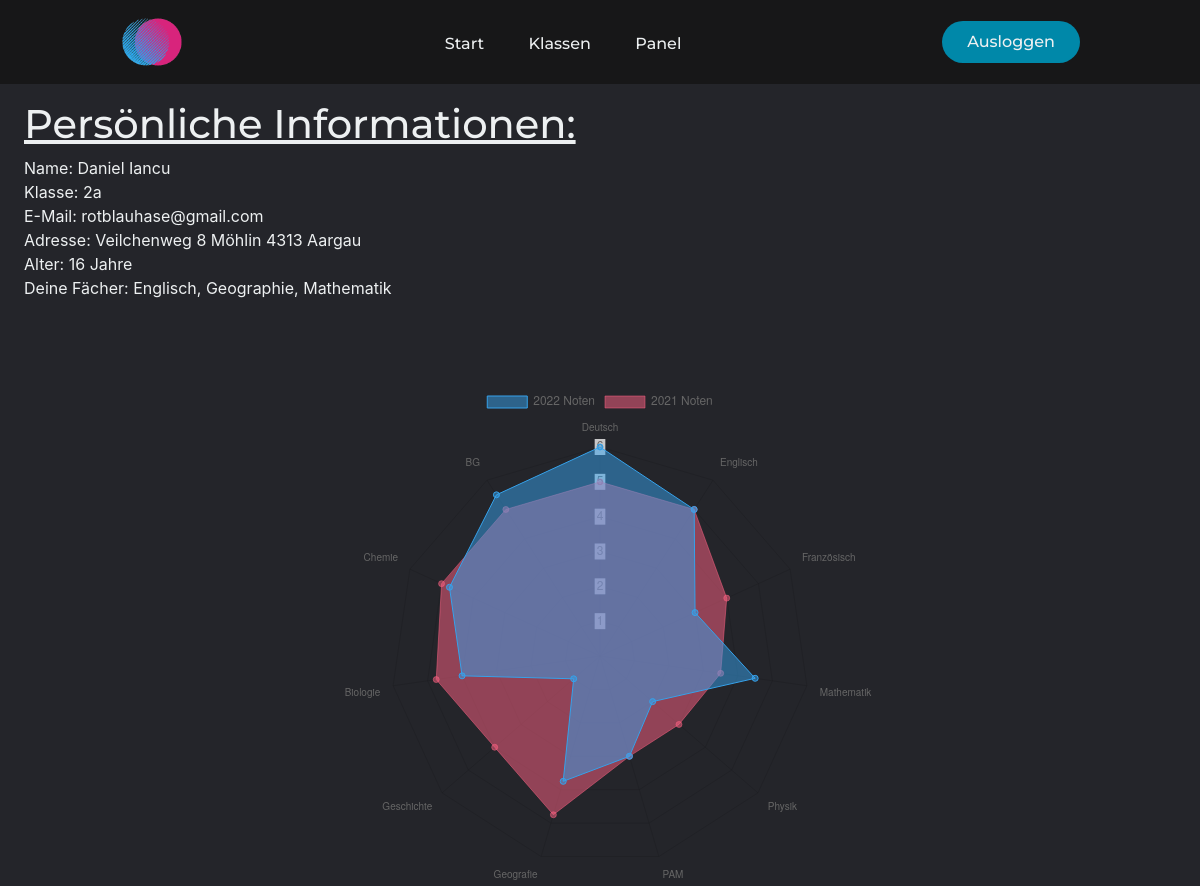
The page / (signed in) on the database as committed earlier.
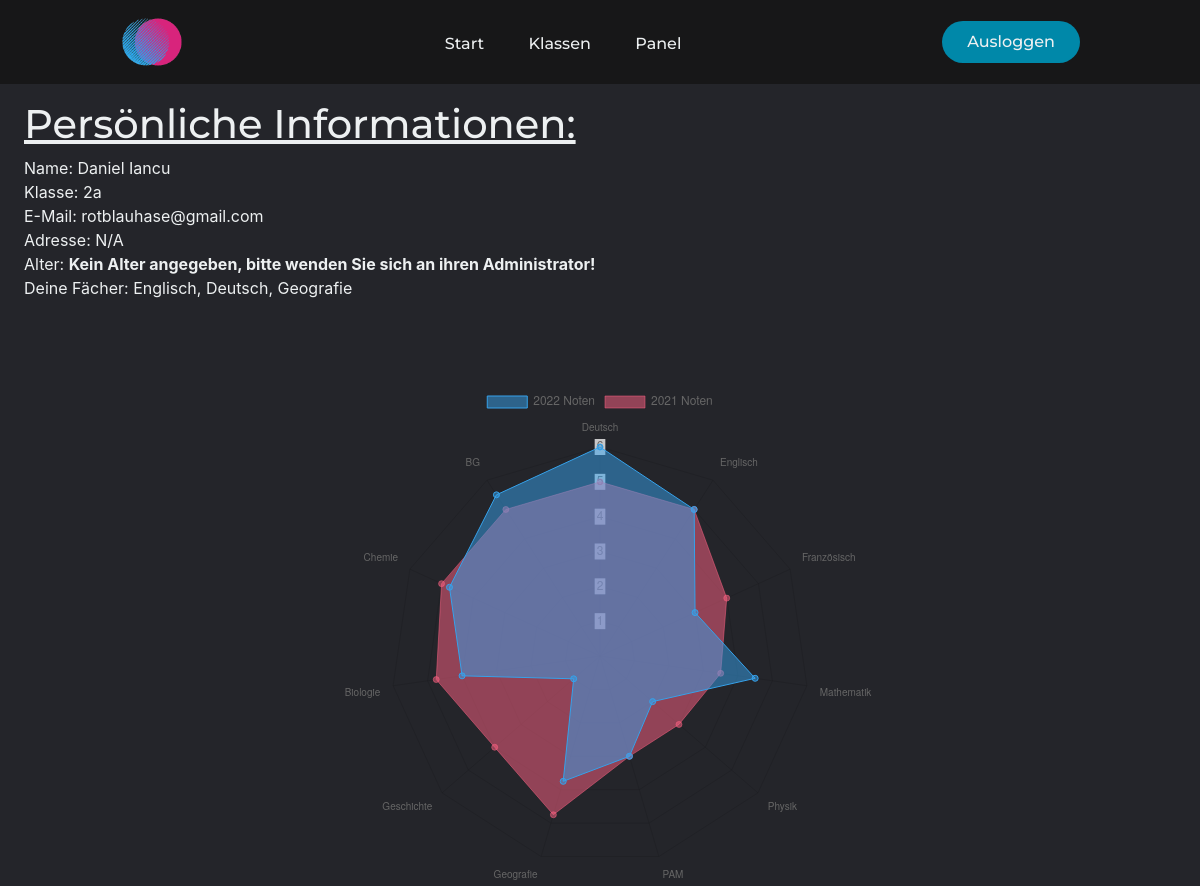
The same page on the database as committed later.
### mainApp/models.py (models this page shows, shortened)
class Person(AbstractUser):
    klasse = models.ForeignKey(SchoolClass, on_delete=models.CASCADE)
    birth = models.DateField(default=datetime.date.today)
    street = models.CharField(max_length=25, blank=True, null=True)
    street_number = models.IntegerField(validators=[MinValueValidator(0), MaxValueValidator(999)], blank=True, null=True)
    city = models.CharField(max_length=20, blank=True, null=True)
    province = models.CharField(max_length=20, blank=True, null=True)
    code = models.IntegerField(validators=[MinValueValidator(0, MaxValueValidator(9999))], blank=True, null=True)
    def __init__(self, *args, **kwargs):
        super(Person, self).__init__(*args, **kwargs)
        if self.username and self.is_student() and not self.email and not self.first_name and not self.last_name:
            name = self.username.split('.')
            self.first_name = name[0].capitalize()
            self.last_name = name[len(name)-1].capitalize()
            self.email = f'{self.username}@stud.edubs.ch'
        elif self.username and self.is_teacher() and not self.email and not self.first_name and not self.last_name:
            name = self.username.split('.')
            self.first_name = name[0].capitalize()
            self.last_name = name[len(name)-1].capitalize()
            self.email = f'{self.username}@edubs.ch'
    def return_address(self):
        if self.street and self.street_number and self.city and self.province and self.code:
            return self.street + ' ' + str(self.street_number) + ' ' + self.city + ' ' + str(self.code) + ' ' + self.province
        else:
            return 'N/A'
    def get_age(self):
        return int((datetime.date.today() - self.birth).days / 365.25)
    def is_student(self):
        return self.groups.filter(name='Student').exists()
    def is_teacher(self):
        return self.groups.filter(name='Teacher').exists()

class SchoolClass(models.Model):
    name = models.CharField(max_length=5)
    def __str__(self):
        return f'{self.name}'
    class Meta:
        verbose_name = 'School Class'
        verbose_name_plural = "School Classes"

class Subject(models.Model):
    teacher = models.ForeignKey(Person, on_delete=models.CASCADE)
    name = models.CharField(max_length=20)

### mainApp/views.py (the view)
# urls.py: path('', views.main_page, name='home'),
def main_page(request):
    if request.user.is_authenticated:  # if user is logged in
        if request.method == "POST":
            if request.POST['logout'] == 'logout':  # check if post is for logout
                logout(request)  # logout the user
                return redirect('loginForm:login')
        else:
            recent_grades = Grade.get_recent_grades(student_id=request.user.id)
            return render(request, 'index.html', {'recent_grades': recent_grades})
    else:  # else redirect to login page
        return redirect('loginForm:login')

### mainApp/models.py (called while the page is built, shortened)
    @staticmethod
    def get_recent_grades(student_id):
        grades_list_complete = []
        grades_object_list = Grade.objects.filter(student_id=student_id).order_by('test__date')[:5]
        return grades_list_complete

### mainApp/templatetags/main_extra.py (called while the page is built)
@register.filter
def get_subjects_of_teacher(teacher):
    subjects = Subject.objects.filter(teacher=teacher)
    subject_list = []
    for subject in subjects:
        subject_list.append(subject.name)
    if len(subject_list) == 0:
        return None
    return ', '.join(subject_list)

### mainApp/templates/index.html (shortened to what this page needs)
{% extends 'layout.html' %}
{% load main_extra %}
{% block body %}
    <main>
        <div class="personal-info">
            <h1>
                <u>Persönliche Informationen:</u>
            </h1>
            <p>
                {% if user.first_name|length > 0 and user.last_name|length > 0 %}
                    Name: {{ user.first_name }} {{ user.last_name }}
                    {% else %}
                    Name: <strong>Kein Name angegeben, bitte wenden Sie sich an ihren Administrator!</strong>
                {% endif %}
                <br>
                {% if user.klasse %}
                    Klasse: {{ user.klasse }}
                    <br>
                {% endif %}
                {% if user.email|length > 0 %}
                    E-Mail: {{ user.email }}
                    {% else %}
                    E-Mail: <strong>Keine E-Mail angegeben, bitte wenden Sie sich an ihren Administrator!</strong>
                {% endif %}
                <br>
                Adresse: {{ user.return_address }}
                <br>
                {% if user.get_age > 10 %}
                    Alter: {{ user.get_age }} Jahre
                {% else %}
                    Alter: <strong>Kein Alter angegeben, bitte wenden Sie sich an ihren Administrator!</strong>
                {% endif %}
                {% if user.is_teacher %}
                    {% if user|get_subjects_of_teacher != None %}
                        <br>
                        Deine Fächer: {{ user|get_subjects_of_teacher }}
                    {% endif %}
                {% endif %}
            </p>
        </div>
            <div class="chartBox">
      <canvas id="myChart"></canvas>
    </div>
    <script>
      const ctx = document.getElementById('myChart');
      new Chart(ctx, {
        type: 'radar',
        data: {
          labels: ['Deutsch', 'Englisch', 'Französisch', 'Mathematik', 'Physik', 'PAM', 'Geografie', 'Geschichte', 'Biologie', 'Chemie', 'BG'],
          datasets: [{
            label: '2022 Noten',
            data: [6, 5, 3, 4.5, 2, 3, 3.75, 1, 4, 4.75, 5.5],
            borderWidth: 1
          },{
          label: '2021 Noten',
          data: [5, 5, 4, 3.5, 3, 3, 4.75, 4, 4.75, 5, 5],
          borderWidth: 0.5
          }]
        },
        options: {
          maintainAspectRatio: false,
          scales: {
            r: {
              beginAtZero: true
            }
          }
        }
      });
    </script>
    </main>
{% endblock %}

### templates/layout.html (shortened to what this page needs)
<!DOCTYPE html>
<html lang="en">
    <head>
        {% load static %}
        <link rel="stylesheet" href="https://cdn.jsdelivr.net/npm/bootstrap-icons@1.9.1/font/bootstrap-icons.css">
        <link rel="stylesheet" href="{% static 'css/bootstrap.min.css' %}">
        <link rel="stylesheet" href="{% static 'css/bootstrap.css' %}">
        <link rel="stylesheet" href="{% static 'css/styles.css' %}">
    </head>
    <body onload="button_radius(); button_states(); change_color(); auto_hide_alert()">
        <header>
            <a href="/"><img class="logo" src="/static/images/logo.png" alt="logo"></a>
            <nav>
                <ul class="nav__links">
                    <li><a href='/'>Start</a></li>
                    {% if user.is_teacher %}
                        <li><a href='/klassen'>Klassen</a></li>
                        <li><a href='/panel'>Panel</a></li>
                    {% else %}
                        <li><a href='/noten'>Noten</a></li>
                        <li><a href='/absenzen'>Absenzen</a></li>
                    {% endif %}
                </ul>
            </nav>
            <a class="cta">
                <form method="POST" action="/.">
                    <button type="submit" name="logout" value="logout" class="nav-button">Ausloggen</button>
                </form>
            </a>
        </header>
        {% block body %}
        {% endblock %}
    </body>
</html>

### static/css/styles.css (style rules this page uses)
* { --main-bg-color: #24252A; --nav-bg-color: #171718; --button-roundness: 20px; box-sizing: border-box; margin: 0; padding: 0; }
li, a, button { font-family: "Montserrat", sans-serif; font-weight: 500; font-size: 16px; color: #edf0f1; text-decoration: none; }
h1, h2 { font-family: "Montserrat", sans-serif; font-weight: 500; color: #edf0f1; text-decoration: none; }
header { display: flex; justify-content: space-between; align-items: center; padding: 10px 10%; background-color: var(--nav-bg-color); }
main { background-color: var(--main-bg-color); min-width: 100%; min-height: 100%; max-width: 100%; }
body { height: calc(100vh - 84px); width: 100vw; }
.logo { cursor: pointer; height: 64px; width: 64px; }
.nav__links { list-style: none; }
.nav__links li { display: inline-block; padding: 0 20px; margin-top: 20px; }
.nav__links li a { transition: all 0.3s ease 0s; }
.nav-button { padding: 9px 25px; background-color: rgba(0,136,169,1); border: none; border-radius: 50px; cursor: pointer; transition: all 0.3s ease 0s; }
.personal-info { padding-top: 2vh; padding-bottom: 10px; margin-left: 2vw; color: #edf0f1; }
.chartBox { position:relative; padding-top: 60px; margin: auto; height: 70vh; }

Rows that differ between the two databases and show on the page:
changed Person "Daniel": return_address "Veilchenweg 8 Möhlin 4313 Aargau" → "N/A"; birth "2006-04-05" → "2022-12-22" (drawn); id.name "Englisch, Geographie, Mathematik" → "Englisch, Deutsch, Geografie"; get_age "16" → (not shown)
Other text that changed with them:
text no longer shown: "Jahre"
text now shown: "Kein Alter angegeben, bitte wenden Sie sich an ihren Administrator!"
